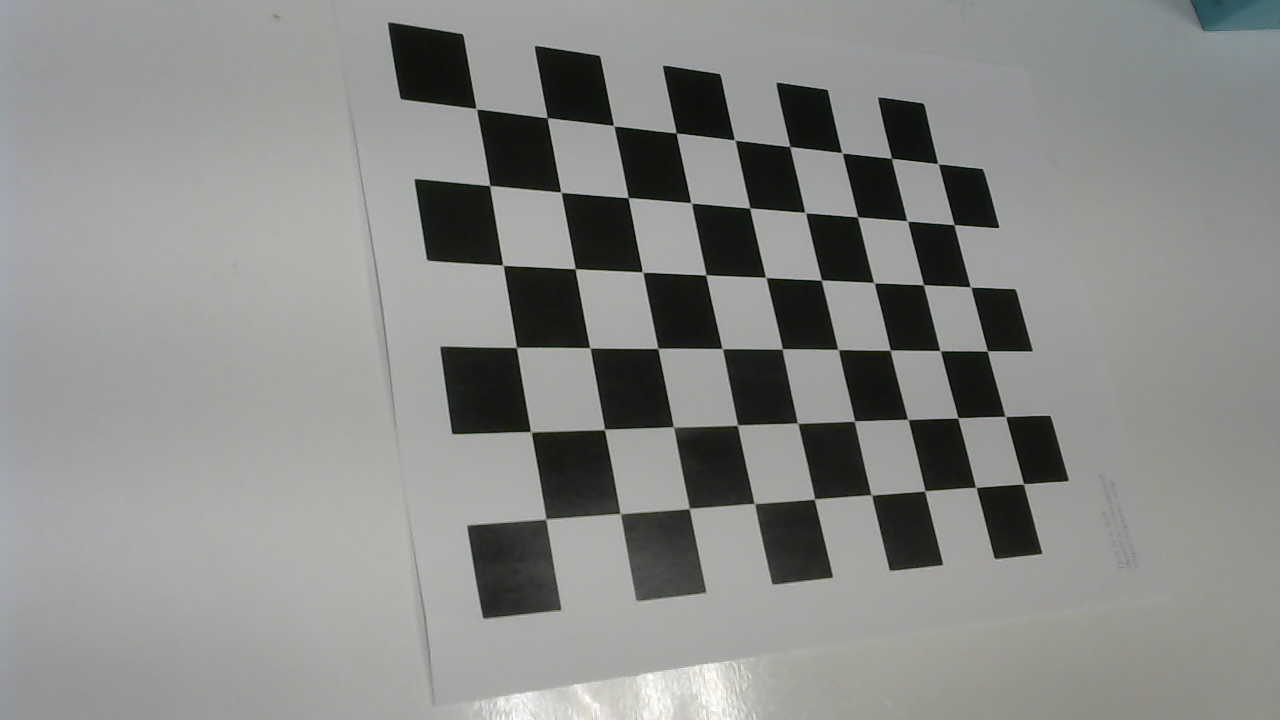
#> input picture calibration/calibration_images/calib_05.jpg, 1280 x 720 px, given in place of the camera
$ python cameraCalibration.py
#> lines starting #> are read from the running program, lines starting #| are printed output that depends on the picture
import numpy as np
import cv2
import glob
import os
import time

def calibrate_camera(chessboard_size=(9,6), square_size=0.025, camera_id=0,
                     num_images=20, output_file="camera_calibration.npz"):
    """
    Calibrate a camera using a chessboard pattern.

    Args:
        chessboard_size: Number of inner corners in the chessboard (width, height)
        square_size: Size of a chessboard square in meters
        camera_id: Camera ID to use
        num_images: Number of images to capture for calibration
        output_file: File to save the calibration parameters

    Returns:
        ret: RMS re-projection error
        mtx: Camera matrix
        dist: Distortion coefficients
        rvecs: Rotation vectors
        tvecs: Translation vectors
    """
#> called with chessboard_size = (9, 6), square_size = 0.025, camera_id = 1, num_images = 20, output_file = 'camera_calibration.npz'
    # Prepare object points (0,0,0), (1,0,0), (2,0,0) ... (8,5,0)
    objp = np.zeros((chessboard_size[0] * chessboard_size[1], 3), np.float32)
    objp[:, :2] = np.mgrid[0:chessboard_size[0], 0:chessboard_size[1]].T.reshape(-1, 2)
    objp *= square_size  # Convert to real world units (meters)

    # Arrays to store object points and image points
    objpoints = []  # 3D points in real world space
    imgpoints = []  # 2D points in image plane

    # Initialize camera capture
    cap = cv2.VideoCapture(camera_id)
    if not cap.isOpened():
        print("Error: Could not open camera.")
        return None

    # Set camera resolution (optional)
    cap.set(cv2.CAP_PROP_FRAME_WIDTH, 1280)
    cap.set(cv2.CAP_PROP_FRAME_HEIGHT, 720)

    # Create directory for calibration images
    calib_dir = "calibration_images"
    if not os.path.exists(calib_dir):
        os.makedirs(calib_dir)

    # Clear any old images
    for file in glob.glob(f"{calib_dir}/*.jpg"):
        os.remove(file)

    print("Camera calibration started...")
    print("Hold a chessboard in front of the camera.")
    print(f"Press SPACE to capture an image (need {num_images} images).")
    print("Press ESC to cancel.")

    captured = 0
    last_capture_time = 0

    while captured < num_images:
        ret, frame = cap.read()
#> frame is the input picture: shape (720, 1280, 3); mean B, G, R 136.4, 138.5, 137.6
        if not ret:
            print("Failed to grab frame")
            break

        # Create a copy for display
        display = frame.copy()

        # Convert to grayscale
        gray = cv2.cvtColor(frame, cv2.COLOR_BGR2GRAY)

        # Find chessboard corners
        ret_corners, corners = cv2.findChessboardCorners(gray, chessboard_size, None)
#> ret_corners = True; corners = 54 rows, first 8: [476.5, 106.9], [546.4, 116.7], [614, 125.5], [674.9, 131.6], [734.5, 140.4], [788.6, 145.4], [842.3, 152.9], [890.3, 157.6]

        # If found, refine and draw corners
        if ret_corners:
            # Refine corners to sub-pixel accuracy
            criteria = (cv2.TERM_CRITERIA_EPS + cv2.TERM_CRITERIA_MAX_ITER, 30, 0.001)
            corners = cv2.cornerSubPix(gray, corners, (11, 11), (-1, -1), criteria)
#> corners = 54 rows, first 8: [476.3, 108.7], [547.2, 117.7], [613.7, 125.6], [676.2, 132.9], [734.7, 140.1], [789.7, 146.6], [842, 152.7], [891.5, 158.3]

            # Draw the corners
            cv2.drawChessboardCorners(display, chessboard_size, corners, ret_corners)

            # Add text indicating good pattern
            cv2.putText(display, "Chessboard detected! Press SPACE to capture",
                        (20, 40), cv2.FONT_HERSHEY_SIMPLEX, 0.8, (0, 255, 0), 2)
        else:
            # Add text indicating no pattern found
            cv2.putText(display, "No chessboard detected",
                        (20, 40), cv2.FONT_HERSHEY_SIMPLEX, 0.8, (0, 0, 255), 2)

        # Display image counter
        cv2.putText(display, f"Captured: {captured}/{num_images}",
                    (20, 80), cv2.FONT_HERSHEY_SIMPLEX, 0.8, (255, 0, 0), 2)
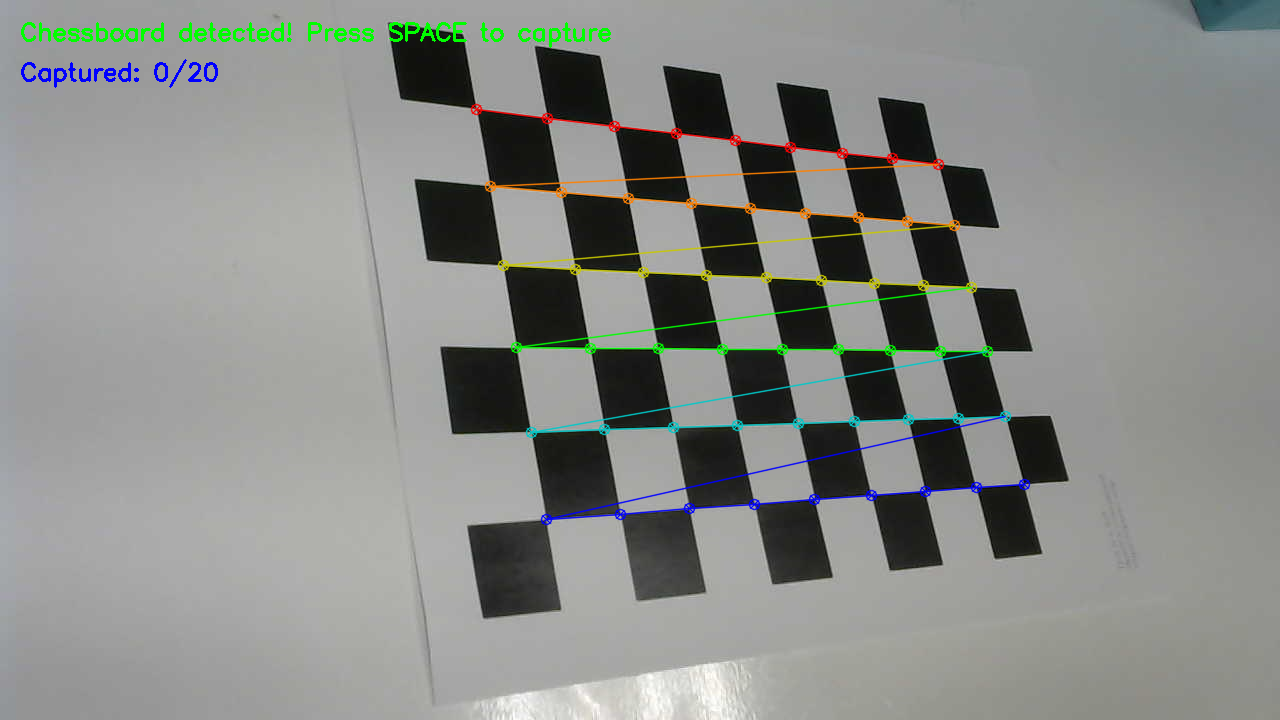
#> display: shape (720, 1280, 3); mean B, G, R 135.7, 139.1, 136.9

        # Show the frame
        cv2.imshow('Camera Calibration', display)

        # Handle keyboard input
        key = cv2.waitKey(1)
#> (key Esc is pressed here)

        # ESC key to exit
        if key == 27:
            print("Calibration cancelled")
            cap.release()
            cv2.destroyAllWindows()
            return None

        # SPACE key to capture when chessboard is detected
        current_time = time.time()
        if key == 32 and ret_corners and (current_time - last_capture_time) > 1.0:
            img_file = f"{calib_dir}/calib_{captured:02d}.jpg"
            cv2.imwrite(img_file, frame)

            # Store image and object points
            imgpoints.append(corners)
            objpoints.append(objp)

            captured += 1
            last_capture_time = current_time
            print(f"Image {captured}/{num_images} captured")

    cap.release()
    cv2.destroyAllWindows()

    if captured < 5:
        print("Not enough images captured for calibration")
        return None

    print("Processing calibration...")

    # Get a sample image shape
    sample_img = cv2.imread(f"{calib_dir}/calib_00.jpg")
    gray = cv2.cvtColor(sample_img, cv2.COLOR_BGR2GRAY)
    img_shape = gray.shape[::-1]  # width, height

    # Calculate camera calibration parameters
    ret, mtx, dist, rvecs, tvecs = cv2.calibrateCamera(
        objpoints, imgpoints, img_shape, None, None)

    # Save the camera calibration results
    np.savez(output_file,
             camera_matrix=mtx,
             dist_coeffs=dist,
             rvecs=rvecs,
             tvecs=tvecs)

    print(f"Calibration complete! Parameters saved to {output_file}")
    print(f"Re-projection error: {ret}")

    # Show the calibration results
    print("\nCamera Matrix:")
    print(mtx)
    print("\nDistortion Coefficients:")
    print(dist)

    # Test undistortion on a sample image
    print("\nDisplaying test undistortion. Press any key to continue.")
    test_undistortion(output_file, f"{calib_dir}/calib_00.jpg")

    return ret, mtx, dist, rvecs, tvecs

# [43 lines left out: functions test_undistortion, load_calibration, not called in this run]

# Example usage
if __name__ == "__main__":
    # Calibrate camera
    # Note: Adjust chessboard_size to match your printed chessboard
    # For a standard 9x6 chessboard (10x7 squares), use (9,6)
    calibrate_camera(
        chessboard_size=(9, 6),   # Number of inner corners on the chessboard
        square_size=0.025,        # Size of chessboard square in meters (2.5cm)
        camera_id=1,              # Camera ID
        num_images=20,            # Number of images to capture
        output_file="camera_calibration.npz"  # Output file
    )
